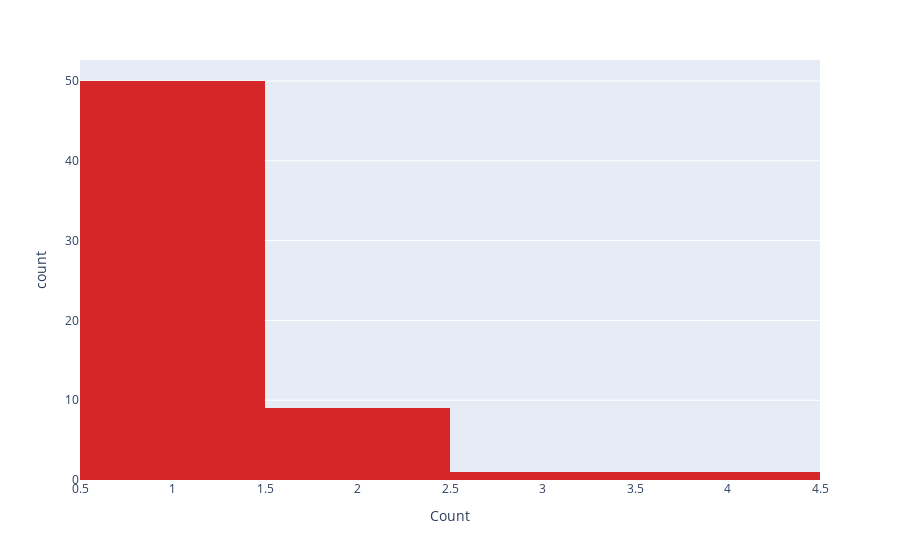

The cell this chart's notebook holds for it:
### Code cell
last_total_quads = []
for seq in last_5['Sequence']:
    last_total_quads = np.append(last_total_quads,extract_quadrumers(seq))

last_5_quadrumers = pd.Series(last_total_quads).value_counts().to_frame().reset_index().rename(columns={'index':'Quad',0:'Count'})
display(last_5_quadrumers.head(15))

last_5_quadrumers_of_interest = last_5_quadrumers[last_5_quadrumers['Count']>1]


px.histogram(last_5_quadrumers, x="Count",color_discrete_sequence=['#d62728'])

### Figure 1 — Plotly figure (JSON) as saved in the notebook; plotly's stock layout.template omitted (floating-point values rounded to 4 significant figures)
{"data": [{"alignmentgroup": "True", "bingroup": "x", "hovertemplate": "Count=%{x}<br>count=%{y}<extra></extra>", "legendgroup": "", "marker": {"color": "#d62728"}, "name": "", "offsetgroup": "", "orientation": "v", "showlegend": false, "type": "histogram", "x": [4, 3, 2, 2, 2, 2, 2, 2, 2, 2, 2, 1, 1, 1, 1, 1, 1, 1, 1, 1, 1, 1, 1, 1, 1, 1, 1, 1, 1, 1, 1, 1, 1, 1, 1, 1, 1, 1, 1, 1, 1, 1, 1, 1, 1, 1, 1, 1, 1, 1, 1, 1, 1, 1, 1, 1, 1, 1, 1, 1, 1], "xaxis": "x", "yaxis": "y"}], "layout": {"barmode": "relative", "legend": {"tracegroupgap": 0}, "margin": {"t": 60}, "xaxis": {"anchor": "y", "domain": [0, 1], "title": {"text": "Count"}}, "yaxis": {"anchor": "x", "domain": [0, 1], "title": {"text": "count"}}}}
